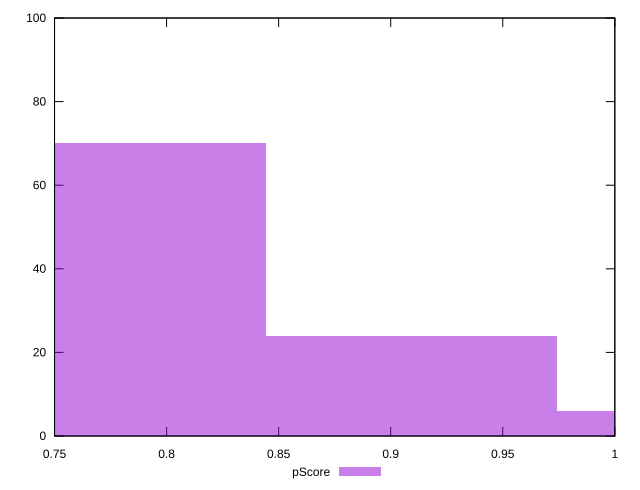

The gnuplot source for this figure:
reset

$pScore <<EOF
0.7794862768731788 70
0.909400656352042 24
1.0393150358309051 6
EOF

set key outside below
set boxwidth 0.12991437947886314
set xrange [0.75:1]
set yrange [0:100]
set trange [0:100]
set style fill transparent solid 0.5 noborder
set terminal svg size 640, 490 enhanced background rgb 'white'
set output "reprap/uses-optimized-images/samples/pages/pScore/histogram.svg"

plot $pScore title "pScore" with boxes

reset
